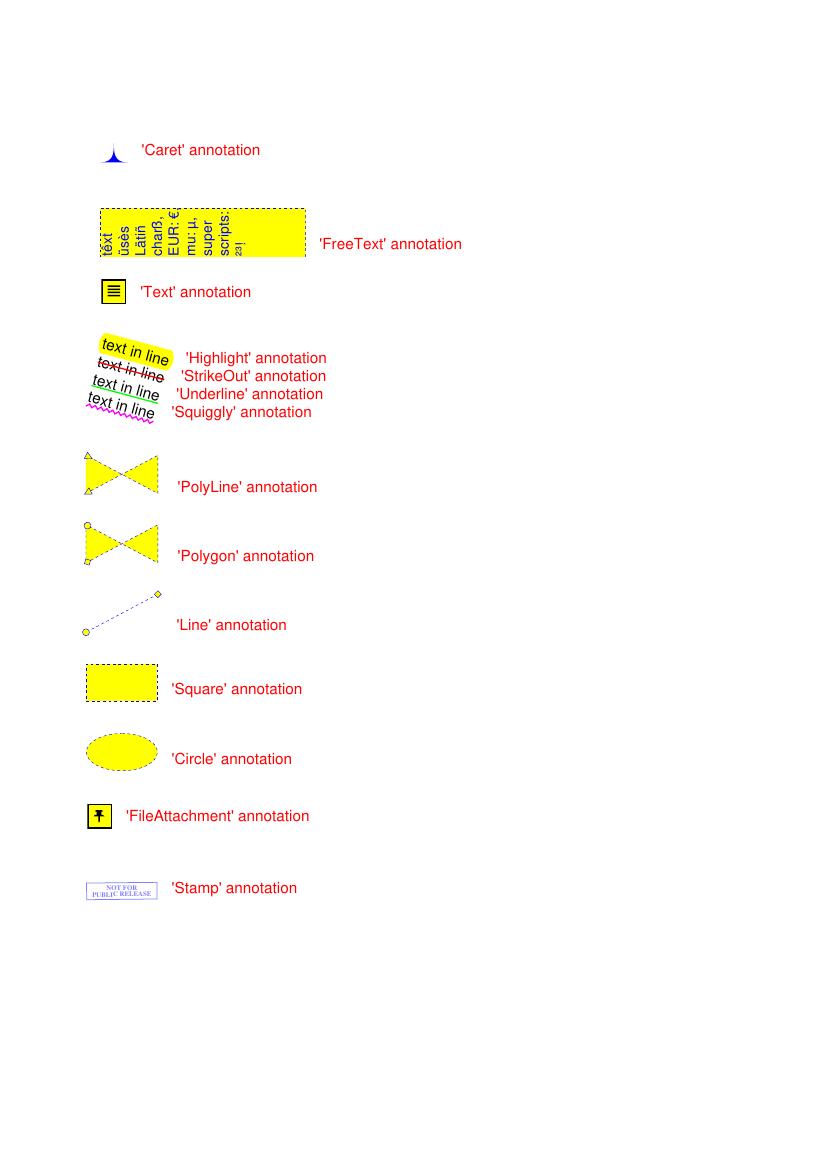

Here is the Python script that generated this plot:
# -*- coding: utf-8 -*-
from __future__ import print_function
import sys

import fitz

print(fitz.__doc__)
if fitz.VersionBind.split(".") < ["1", "16", "0"]:
    sys.exit("PyMuPDF v1.16.0+ is needed.")
"""
-------------------------------------------------------------------------------
Demo script showing how annotations can be added to a PDF using PyMuPDF.

It contains the following annotation types:
Text ("sticky note"), FreeText, text markers (underline, strike-out,
highlight), Circle, Square, Line, PolyLine, Polygon, FileAttachment and Stamp.


Dependencies
------------
PyMuPDF v1.16.0
-------------------------------------------------------------------------------
"""
text = "text in line\ntext in line\ntext in line\ntext in line"
red = (1, 0, 0)
blue = (0, 0, 1)
gold = (1, 1, 0)
colors = {"stroke": blue, "fill": gold}
border = {"width": 0.3, "dashes": [2]}
displ = fitz.Rect(0, 50, 0, 50)
r = fitz.Rect(72, 100, 220, 135)
t1 = u"têxt üsès Lätiñ charß,\nEUR: €, mu: µ, super scripts: ²³!"


def print_descr(rect, annot):
    """Print a short description to the right of an annot rect."""
    annot.parent.insertText(
        rect.br + (10, -5), "'%s' annotation" % annot.type[1], color=red
    )


doc = fitz.open()
page = doc.newPage()

annot = page.addCaretAnnot(r.tl)
print_descr(annot.rect, annot)

r = r + displ
annot = page.addFreetextAnnot(
    r, t1, fontsize=10, rotate=90, text_color=blue, fill_color=gold
)
annot.setBorder(border)
annot.update()

print_descr(annot.rect, annot)
r = annot.rect + displ

annot = page.addTextAnnot(r.tl, t1)
print_descr(annot.rect, annot)

pos = annot.rect.tl + displ.tl

# first insert 4 rotated text lines
page.insertText(pos, text, fontsize=11, morph=(pos, fitz.Matrix(-15)))
# now search text to get the quads
rl = page.searchFor("text in line", quads=True)
r0 = rl[0]
r1 = rl[1]
r2 = rl[2]
r3 = rl[3]
annot = page.addHighlightAnnot(r0)
# need to convert quad to rect for descriptive text ...
print_descr(r0.rect, annot)

annot = page.addStrikeoutAnnot(r1)
print_descr(r1.rect, annot)

annot = page.addUnderlineAnnot(r2)
print_descr(r2.rect, annot)

annot = page.addSquigglyAnnot(r3)
print_descr(r3.rect, annot)

r = r3.rect + displ
annot = page.addPolylineAnnot([r.bl, r.tr, r.br, r.tl])
annot.setBorder(border)
annot.setColors(colors)
annot.setLineEnds(fitz.PDF_ANNOT_LE_CLOSED_ARROW, fitz.PDF_ANNOT_LE_R_CLOSED_ARROW)

annot.update()
print_descr(annot.rect, annot)

r += displ
annot = page.addPolygonAnnot([r.bl, r.tr, r.br, r.tl])
annot.setBorder(border)
annot.setColors(colors)
annot.setLineEnds(fitz.PDF_ANNOT_LE_DIAMOND, fitz.PDF_ANNOT_LE_CIRCLE)
annot.update()
print_descr(annot.rect, annot)

r += displ
annot = page.addLineAnnot(r.tr, r.bl)
annot.setBorder(border)
annot.setColors(colors)
annot.setLineEnds(fitz.PDF_ANNOT_LE_DIAMOND, fitz.PDF_ANNOT_LE_CIRCLE)
annot.update()
print_descr(annot.rect, annot)

r += displ
annot = page.addRectAnnot(r)
annot.setBorder(border)
annot.setColors(colors)
annot.update()
print_descr(annot.rect, annot)

r += displ
annot = page.addCircleAnnot(r)
annot.setBorder(border)
annot.setColors(colors)
annot.update()
print_descr(annot.rect, annot)

r += displ
annot = page.addFileAnnot(r.tl, b"just anything for testing", "testdata.txt")
print_descr(annot.rect, annot)

r += displ
annot = page.addStampAnnot(r, stamp=10)
annot.setColors(colors)
annot.setOpacity(0.5)
annot.update()
print_descr(annot.rect, annot)

doc.save("new-annots.pdf")
